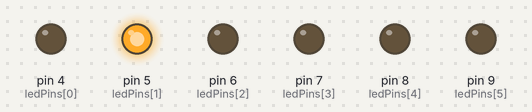
A sketch run on a simulated Arduino Uno, built with avr-gcc and run on an emulated ATmega328P. On the bench: output pins drawn as LEDs (lit = HIGH). Random numbers use the default seed unless the sketch sets one.

Above: at 0.1 s.
At 5.35 s:
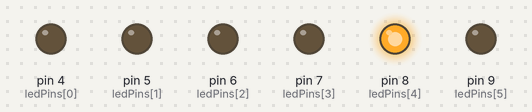
At 11.16 s:
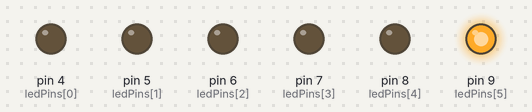
At 21.42 s:
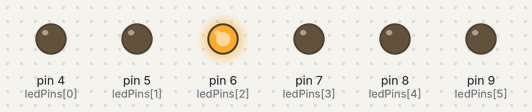
At 27.73 s:
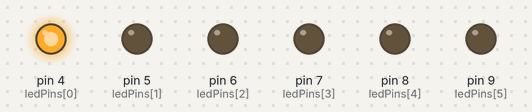
At 37.04 s:
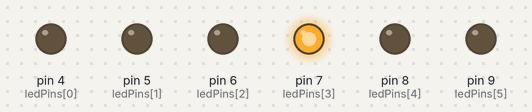
Timing chart, 0 to 40.0 s (numbered marks = the images above):
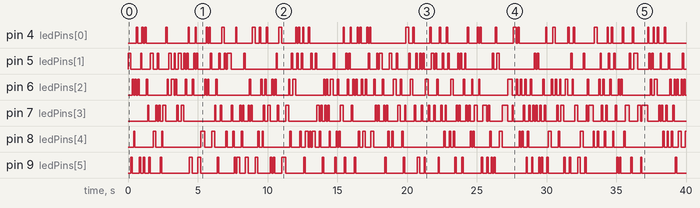

Measured:
- by itself, pin 4 (ledPins[0]): LOW → HIGH at 0.60 s, → LOW 0.10 s later, → HIGH 0.30 s later, → LOW 0.10 s later, … (96 changes in this stretch)
- by itself, pin 5 (ledPins[1]): LOW → HIGH at 0.00 s, → LOW 0.20 s later, → HIGH 0.70 s later, → LOW 0.10 s later, … (114 changes in this stretch)
- by itself, pin 6 (ledPins[2]): LOW → HIGH at 0.30 s, → LOW 0.10 s later, → HIGH 0.10 s later, → LOW 0.10 s later, … (126 changes in this stretch)
- by itself, pin 7 (ledPins[3]): LOW → HIGH at 1.4 s, → LOW 0.10 s later, → HIGH 0.50 s later, → LOW 0.10 s later, … (130 changes in this stretch)
- by itself, pin 8 (ledPins[4]): LOW → HIGH at 0.40 s, → LOW 0.10 s later, → HIGH 1.3 s later, → LOW 0.20 s later, … (95 changes in this stretch)
- by itself, pin 9 (ledPins[5]): LOW → HIGH at 0.20 s, → LOW 0.10 s later, → HIGH 0.50 s later, → LOW 0.10 s later, … (90 changes in this stretch)

The sketch:

DrivingMultipleLEDsBasic.ino
```cpp
/*
Example sketch 04

// To keep track of all the LED pins, we'll use an "array."
// An array lets you store a group of variables, and refer to them
// by their position, or "index." Here we're creating an array of
// six integers, and initializing them to a set of values:
*/

int ledPins[] = {4,5,6,7,8,9};

void setup()
{
  for(int index = 0; index <= 5; index++)//Index will be the variable for the pin we want to control in the array.
                                         //It is put in this for loop and can access the array as incremented accordingly.
  {
       pinMode(ledPins[index],OUTPUT);
  }
}


void loop()
{

  // This loop() will pick  1 of the 6 programs to run.
  // They have been disabled by commenting them out (putting "//" in front of them)
  // To try different LED programs 1 -6, remove
  // the "//" in front of the program below that you would like to run, and add "//"
  // in front of those you don't want to run. This will comment them out
  // (and disable) those lines of code and thus the program.


   //oneAfterAnotherNoLoop();   // Program 1 Lights up all the LEDs each in turn. When LED bar is all on it is then reversed and turns them off

   //oneAfterAnotherLoop();   // Program 2 is the as Program 1, but less redundant code

   //oneOnAtATime();   // Program 3 Turns on  the leds and then off each LED in succession, looping around the LED bar, start to finish to start

   //pingPong();    // Program 4 Simulates a pong type tennis match back and forth between leds

   //marquee();    // Program 5 Simulates chase lights like you see on movie or theater signs

   randomLED();   // And Program 6 blinks LEDs that have been randomly selected

}
/*
Program 1 oneAfterAnotherNoLoop()
This function will light one LED, delay for delayTime, then light
the next LED, and repeat until all the LEDs are on. It will then
turn them off in the reverse order.
*/

void oneAfterAnotherNoLoop()
{
// time (milliseconds) to pause between LEDs
  int delayTime = 100;
  // turn all the LEDs on:
  digitalWrite(ledPins[0], HIGH);  //Turns on LED #0 (pin 4)
  delay(delayTime);              //wait delayTime milliseconds
  digitalWrite(ledPins[1], HIGH);  //Turns on LED #1 (pin 5)
  delay(delayTime);             //wait delayTime milliseconds
  digitalWrite(ledPins[2], HIGH);  //Turns on LED #2 (pin 6)
  delay(delayTime);             //wait delayTime milliseconds
  digitalWrite(ledPins[3], HIGH);  //Turns on LED #3 (pin 7)
  delay(delayTime);             //wait delayTime milliseconds
  digitalWrite(ledPins[4], HIGH);  //Turns on LED #4 (pin 8)
  delay(delayTime);             //wait delayTime milliseconds
  digitalWrite(ledPins[5], HIGH);  //Turns on LED #5 (pin 9)
  delay(delayTime);             //wait delayTime milliseconds
  // turn all the LEDs off:
  digitalWrite(ledPins[5], LOW);   //Turn off LED #5 (pin 9)
  delay(delayTime);             //wait delayTime milliseconds
  digitalWrite(ledPins[4], LOW);   //Turn off LED #4 (pin 8)
  delay(delayTime);             //wait delayTime milliseconds
  digitalWrite(ledPins[3], LOW);   //Turn off LED #3 (pin 7)
  delay(delayTime);             //wait delayTime milliseconds
  digitalWrite(ledPins[2], LOW);   //Turn off LED #2 (pin 6)
  delay(delayTime);             //wait delayTime milliseconds
  digitalWrite(ledPins[1], LOW);   //Turn off LED #1 (pin 5)
  delay(delayTime);             //wait delayTime milliseconds
  digitalWrite(ledPins[0], LOW);   //Turn off LED #0 (pin 4)
  delay(delayTime);             //wait delayTime milliseconds
}


/*
Program 2 oneAfterAnotherLoop()

This function does exactly the same thing as oneAfterAnotherNoLoop(),
but it takes advantage of for() loops and the array to do it with
much less typing.
*/

void oneAfterAnotherLoop()
{
  int index;
  int delayTime = 100; // milliseconds to pause between LEDs
                    // make this smaller for faster switching
  // Turn all the LEDs on:
  // This for() loop will step index from 0 to 5
  // (putting "++" after a variable means add one to it)
  // and will then use digitalWrite() to turn that LED on.
  for(index = 0; index <= 5; index++)
  {
  digitalWrite(ledPins[index], HIGH);
  delay(delayTime);
  }
  // Turn all the LEDs off:
  // This for() loop will step index from 5 to 0
  // (putting "--" after a variable means subtract one from it)
  // and will then use digitalWrite() to turn that LED off.
  for(index = 5; index >= 0; index--)
  {
  digitalWrite(ledPins[index], LOW);
  delay(delayTime);
  }
}


/*
Program 3 oneOnAtATime()

This function will step through the LEDs,
lighting only one at at time.
*/

void oneOnAtATime()
{
  int index;
  int delayTime = 100; // milliseconds to pause between LEDs
                    // make this smaller for faster switching
  // step through the LEDs, from 0 to 5
  for(index = 0; index <= 5; index++)
  {
  digitalWrite(ledPins[index], HIGH);  // turn LED on
  delay(delayTime);                 // pause to slow down
  digitalWrite(ledPins[index], LOW);   // turn LED off
  }
}


/*
Program 4 pingPong()

This function will step through the LEDs,
lighting one at at time in both directions.
*/

void pingPong()
{
  int index;
  int delayTime = 100; // milliseconds to pause between LEDs
                    // make this smaller for faster switching
  // step through the LEDs, from 0 to 5
  for(index = 0; index <= 5; index++)
  {
  digitalWrite(ledPins[index], HIGH);  // turn LED on
  delay(delayTime);                 // pause to slow down
  digitalWrite(ledPins[index], LOW);   // turn LED off
  }
  // step through the LEDs, from 5 to 0
  for(index = 5; index >= 0; index--)
  {
  digitalWrite(ledPins[index], HIGH);  // turn LED on
  delay(delayTime);                 // pause to slow down
  digitalWrite(ledPins[index], LOW);   // turn LED off
  }
}


/*
Program 5 marquee()

This function will mimic "chase lights" like those around signs.
*/

void marquee()
{
  int index;
  int delayTime = 200; // milliseconds to pause between LEDs
                    // Make this smaller for faster switching
  // Step through the first four LEDs
  // (We'll light up one in the lower 3 and one in the upper 3)
  for(index = 0; index <= 2; index++) // Step from 0 to 3
  {
  digitalWrite(ledPins[index], HIGH); // Turn a LED on
  digitalWrite(ledPins[index+3], HIGH);  // Skip four, and turn that LED on
  delay(delayTime);                   // Pause to slow down the sequence
  digitalWrite(ledPins[index], LOW);  // Turn the LED off
  digitalWrite(ledPins[index+3], LOW);   // Skip four, and turn that LED off
  }
}


/*
Program 6 randomLED()

This function will turn on random LEDs. Can you modify it so it
also lights them for random times?
*/

void randomLED()
{
  int index;
  int delayTime;
  // The random() function will return a semi-random number each
  // time it is called. See http://arduino.cc/en/Reference/Random
  // for tips on how to make random() even more random.

  //***************************************************************************************************
  //***************************************************************************************************
  //***************************************************************************************************
  index = random(6);  // pick a random LED
  // Try changing this number Try a larger number and then Try a small number
  // See how it effects the Pace.
  // Does not register 0 as a place holder so to use all LEDs you must put in the number 6
  //***************************************************************************************************
  //***************************************************************************************************
  //***************************************************************************************************
  delayTime = 100;
  digitalWrite(ledPins[index], HIGH);  // turn LED on
  delay(delayTime);                 // pause to slow down
  digitalWrite(ledPins[index], LOW);   // turn LED off
}
```
